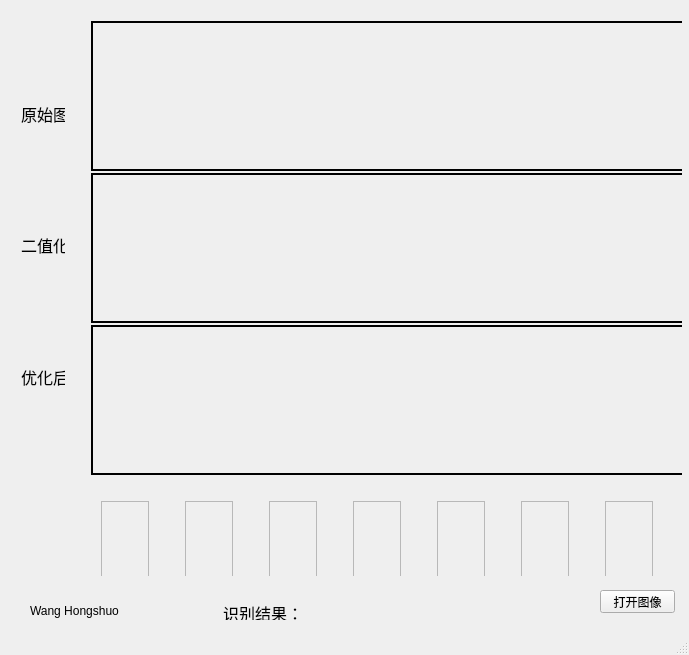
<?xml version="1.0" encoding="UTF-8"?>
<ui version="4.0">
 <class>MainWindow</class>
 <widget class="QMainWindow" name="MainWindow">
  <property name="geometry">
   <rect>
    <x>0</x>
    <y>0</y>
    <width>689</width>
    <height>655</height>
   </rect>
  </property>
  <property name="windowTitle">
   <string>MainWindow</string>
  </property>
  <widget class="QWidget" name="centralWidget">
   <widget class="QPushButton" name="pushButton">
    <property name="geometry">
     <rect>
      <x>600</x>
      <y>590</y>
      <width>75</width>
      <height>23</height>
     </rect>
    </property>
    <property name="text">
     <string>打开图像</string>
    </property>
   </widget>
   <widget class="QWidget" name="layoutWidget">
    <property name="geometry">
     <rect>
      <x>60</x>
      <y>490</y>
      <width>641</width>
      <height>86</height>
     </rect>
    </property>
    <layout class="QHBoxLayout" name="horizontalLayout">
     <item>
      <widget class="QLabel" name="c1">
       <property name="minimumSize">
        <size>
         <width>48</width>
         <height>84</height>
        </size>
       </property>
       <property name="maximumSize">
        <size>
         <width>48</width>
         <height>84</height>
        </size>
       </property>
       <property name="frameShape">
        <enum>QFrame::StyledPanel</enum>
       </property>
       <property name="frameShadow">
        <enum>QFrame::Plain</enum>
       </property>
       <property name="text">
        <string/>
       </property>
      </widget>
     </item>
     <item>
      <widget class="QLabel" name="c2">
       <property name="minimumSize">
        <size>
         <width>48</width>
         <height>84</height>
        </size>
       </property>
       <property name="maximumSize">
        <size>
         <width>48</width>
         <height>84</height>
        </size>
       </property>
       <property name="frameShape">
        <enum>QFrame::StyledPanel</enum>
       </property>
       <property name="frameShadow">
        <enum>QFrame::Plain</enum>
       </property>
       <property name="text">
        <string/>
       </property>
      </widget>
     </item>
     <item>
      <widget class="QLabel" name="c3">
       <property name="minimumSize">
        <size>
         <width>48</width>
         <height>84</height>
        </size>
       </property>
       <property name="maximumSize">
        <size>
         <width>48</width>
         <height>84</height>
        </size>
       </property>
       <property name="frameShape">
        <enum>QFrame::StyledPanel</enum>
       </property>
       <property name="frameShadow">
        <enum>QFrame::Plain</enum>
       </property>
       <property name="text">
        <string/>
       </property>
      </widget>
     </item>
     <item>
      <widget class="QLabel" name="c4">
       <property name="minimumSize">
        <size>
         <width>48</width>
         <height>84</height>
        </size>
       </property>
       <property name="maximumSize">
        <size>
         <width>48</width>
         <height>84</height>
        </size>
       </property>
       <property name="frameShape">
        <enum>QFrame::StyledPanel</enum>
       </property>
       <property name="frameShadow">
        <enum>QFrame::Plain</enum>
       </property>
       <property name="text">
        <string/>
       </property>
      </widget>
     </item>
     <item>
      <widget class="QLabel" name="c5">
       <property name="minimumSize">
        <size>
         <width>48</width>
         <height>84</height>
        </size>
       </property>
       <property name="maximumSize">
        <size>
         <width>48</width>
         <height>84</height>
        </size>
       </property>
       <property name="frameShape">
        <enum>QFrame::StyledPanel</enum>
       </property>
       <property name="frameShadow">
        <enum>QFrame::Plain</enum>
       </property>
       <property name="text">
        <string/>
       </property>
      </widget>
     </item>
     <item>
      <widget class="QLabel" name="c6">
       <property name="minimumSize">
        <size>
         <width>48</width>
         <height>84</height>
        </size>
       </property>
       <property name="maximumSize">
        <size>
         <width>48</width>
         <height>84</height>
        </size>
       </property>
       <property name="frameShape">
        <enum>QFrame::StyledPanel</enum>
       </property>
       <property name="frameShadow">
        <enum>QFrame::Plain</enum>
       </property>
       <property name="text">
        <string/>
       </property>
      </widget>
     </item>
     <item>
      <widget class="QLabel" name="c7">
       <property name="minimumSize">
        <size>
         <width>48</width>
         <height>84</height>
        </size>
       </property>
       <property name="maximumSize">
        <size>
         <width>48</width>
         <height>84</height>
        </size>
       </property>
       <property name="frameShape">
        <enum>QFrame::StyledPanel</enum>
       </property>
       <property name="frameShadow">
        <enum>QFrame::Plain</enum>
       </property>
       <property name="text">
        <string/>
       </property>
      </widget>
     </item>
    </layout>
   </widget>
   <widget class="QWidget" name="layoutWidget">
    <property name="geometry">
     <rect>
      <x>80</x>
      <y>10</y>
      <width>602</width>
      <height>471</height>
     </rect>
    </property>
    <layout class="QVBoxLayout" name="verticalLayout">
     <item>
      <widget class="QLabel" name="input_image">
       <property name="minimumSize">
        <size>
         <width>600</width>
         <height>150</height>
        </size>
       </property>
       <property name="maximumSize">
        <size>
         <width>600</width>
         <height>150</height>
        </size>
       </property>
       <property name="mouseTracking">
        <bool>false</bool>
       </property>
       <property name="frameShape">
        <enum>QFrame::WinPanel</enum>
       </property>
       <property name="frameShadow">
        <enum>QFrame::Plain</enum>
       </property>
       <property name="lineWidth">
        <number>0</number>
       </property>
       <property name="midLineWidth">
        <number>0</number>
       </property>
       <property name="text">
        <string/>
       </property>
      </widget>
     </item>
     <item>
      <widget class="QLabel" name="ori_binarization">
       <property name="minimumSize">
        <size>
         <width>600</width>
         <height>150</height>
        </size>
       </property>
       <property name="maximumSize">
        <size>
         <width>600</width>
         <height>150</height>
        </size>
       </property>
       <property name="frameShape">
        <enum>QFrame::WinPanel</enum>
       </property>
       <property name="text">
        <string/>
       </property>
      </widget>
     </item>
     <item>
      <widget class="QLabel" name="binarization">
       <property name="minimumSize">
        <size>
         <width>600</width>
         <height>150</height>
        </size>
       </property>
       <property name="maximumSize">
        <size>
         <width>600</width>
         <height>150</height>
        </size>
       </property>
       <property name="frameShape">
        <enum>QFrame::WinPanel</enum>
       </property>
       <property name="text">
        <string/>
       </property>
      </widget>
     </item>
    </layout>
   </widget>
   <widget class="QWidget" name="layoutWidget">
    <property name="geometry">
     <rect>
      <x>190</x>
      <y>590</y>
      <width>231</width>
      <height>41</height>
     </rect>
    </property>
    <layout class="QHBoxLayout" name="horizontalLayout_2">
     <item>
      <widget class="QLabel" name="text_3">
       <property name="text">
        <string>&lt;html&gt;&lt;head/&gt;&lt;body&gt;&lt;p align=&quot;right&quot;&gt;&lt;span style=&quot; font-size:12pt;&quot;&gt;识别结果：&lt;/span&gt;&lt;/p&gt;&lt;/body&gt;&lt;/html&gt;</string>
       </property>
      </widget>
     </item>
     <item>
      <widget class="QLabel" name="ans">
       <property name="font">
        <font>
         <family>宋体</family>
         <pointsize>20</pointsize>
         <weight>75</weight>
         <bold>true</bold>
         <underline>false</underline>
         <stylestrategy>PreferAntialias</stylestrategy>
        </font>
       </property>
       <property name="text">
        <string/>
       </property>
      </widget>
     </item>
    </layout>
   </widget>
   <widget class="QLabel" name="label">
    <property name="geometry">
     <rect>
      <x>30</x>
      <y>600</y>
      <width>101</width>
      <height>21</height>
     </rect>
    </property>
    <property name="text">
     <string>Wang Hongshuo</string>
    </property>
   </widget>
   <widget class="QWidget" name="">
    <property name="geometry">
     <rect>
      <x>10</x>
      <y>40</y>
      <width>66</width>
      <height>411</height>
     </rect>
    </property>
    <layout class="QVBoxLayout" name="verticalLayout_2">
     <item>
      <widget class="QLabel" name="text_0">
       <property name="text">
        <string>&lt;html&gt;&lt;head/&gt;&lt;body&gt;&lt;p&gt;&lt;span style=&quot; font-size:12pt;&quot;&gt;原始图像&lt;/span&gt;&lt;/p&gt;&lt;/body&gt;&lt;/html&gt;</string>
       </property>
      </widget>
     </item>
     <item>
      <widget class="QLabel" name="text_1">
       <property name="text">
        <string>&lt;html&gt;&lt;head/&gt;&lt;body&gt;&lt;p&gt;&lt;span style=&quot; font-size:12pt;&quot;&gt;二值化&lt;/span&gt;&lt;/p&gt;&lt;/body&gt;&lt;/html&gt;</string>
       </property>
      </widget>
     </item>
     <item>
      <widget class="QLabel" name="text_2">
       <property name="text">
        <string>&lt;html&gt;&lt;head/&gt;&lt;body&gt;&lt;p&gt;&lt;span style=&quot; font-size:12pt;&quot;&gt;优化后&lt;/span&gt;&lt;/p&gt;&lt;/body&gt;&lt;/html&gt;</string>
       </property>
      </widget>
     </item>
    </layout>
   </widget>
   <zorder>pushButton</zorder>
   <zorder>layoutWidget</zorder>
   <zorder>layoutWidget</zorder>
   <zorder>layoutWidget</zorder>
   <zorder>label</zorder>
   <zorder>binarization</zorder>
   <zorder>text_0</zorder>
   <zorder>text_1</zorder>
   <zorder>text_2</zorder>
  </widget>
  <widget class="QStatusBar" name="statusBar"/>
 </widget>
 <layoutdefault spacing="6" margin="11"/>
 <tabstops>
  <tabstop>pushButton</tabstop>
 </tabstops>
 <resources/>
 <connections/>
</ui>
